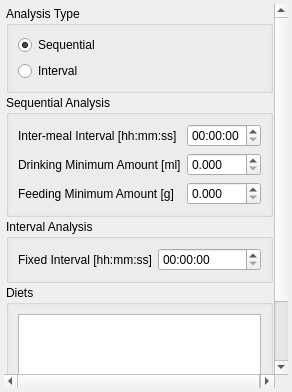
<?xml version="1.0" encoding="UTF-8"?>
<ui version="4.0">
 <author>Anton Rau</author>
 <class>SettingsWidget</class>
 <widget class="QWidget" name="SettingsWidget">
  <property name="geometry">
   <rect>
    <x>0</x>
    <y>0</y>
    <width>292</width>
    <height>392</height>
   </rect>
  </property>
  <layout class="QVBoxLayout" name="verticalLayout">
   <property name="spacing">
    <number>4</number>
   </property>
   <property name="leftMargin">
    <number>4</number>
   </property>
   <property name="topMargin">
    <number>4</number>
   </property>
   <property name="rightMargin">
    <number>4</number>
   </property>
   <property name="bottomMargin">
    <number>4</number>
   </property>
   <item>
    <widget class="QScrollArea" name="scrollArea">
     <property name="frameShape">
      <enum>QFrame::Shape::NoFrame</enum>
     </property>
     <property name="widgetResizable">
      <bool>true</bool>
     </property>
     <widget class="QWidget" name="scrollAreaWidgetContents">
      <property name="geometry">
       <rect>
        <x>0</x>
        <y>0</y>
        <width>277</width>
        <height>455</height>
       </rect>
      </property>
      <layout class="QVBoxLayout" name="verticalLayout_2">
       <property name="spacing">
        <number>2</number>
       </property>
       <property name="leftMargin">
        <number>2</number>
       </property>
       <property name="topMargin">
        <number>2</number>
       </property>
       <property name="rightMargin">
        <number>2</number>
       </property>
       <property name="bottomMargin">
        <number>2</number>
       </property>
       <item>
        <widget class="QGroupBox" name="groupBoxAnalysisType">
         <property name="title">
          <string>Analysis Type</string>
         </property>
         <layout class="QVBoxLayout" name="verticalLayout_3">
          <item>
           <widget class="QRadioButton" name="radioButtonSequentialType">
            <property name="text">
             <string>Sequential</string>
            </property>
            <property name="checked">
             <bool>true</bool>
            </property>
           </widget>
          </item>
          <item>
           <widget class="QRadioButton" name="radioButtonIntervalType">
            <property name="text">
             <string>Interval</string>
            </property>
           </widget>
          </item>
         </layout>
        </widget>
       </item>
       <item>
        <widget class="QGroupBox" name="groupBoxSequentialSettings">
         <property name="title">
          <string>Sequential Analysis</string>
         </property>
         <layout class="QFormLayout" name="formLayout">
          <item row="0" column="0">
           <widget class="QLabel" name="intermealIntervalLabel">
            <property name="text">
             <string>Inter-meal Interval [hh:mm:ss]</string>
            </property>
           </widget>
          </item>
          <item row="0" column="1">
           <widget class="QTimeEdit" name="intermealIntervalTimeEdit">
            <property name="displayFormat">
             <string>HH:mm:ss</string>
            </property>
           </widget>
          </item>
          <item row="1" column="0">
           <widget class="QLabel" name="drinkingMinimumAmountLabel">
            <property name="text">
             <string>Drinking Minimum Amount [ml]</string>
            </property>
           </widget>
          </item>
          <item row="1" column="1">
           <widget class="QDoubleSpinBox" name="drinkingMinimumAmountDoubleSpinBox">
            <property name="decimals">
             <number>3</number>
            </property>
            <property name="singleStep">
             <double>0.001000000000000</double>
            </property>
           </widget>
          </item>
          <item row="2" column="0">
           <widget class="QLabel" name="feedingMinimumAmountLabel">
            <property name="text">
             <string>Feeding Minimum Amount [g]</string>
            </property>
           </widget>
          </item>
          <item row="2" column="1">
           <widget class="QDoubleSpinBox" name="feedingMinimumAmountDoubleSpinBox">
            <property name="decimals">
             <number>3</number>
            </property>
            <property name="singleStep">
             <double>0.001000000000000</double>
            </property>
           </widget>
          </item>
         </layout>
        </widget>
       </item>
       <item>
        <widget class="QGroupBox" name="groupBoxIntervalSettings">
         <property name="title">
          <string>Interval Analysis</string>
         </property>
         <layout class="QFormLayout" name="formLayout_2">
          <item row="0" column="0">
           <widget class="QLabel" name="fixedIntervalLabel">
            <property name="text">
             <string>Fixed Interval [hh:mm:ss]</string>
            </property>
           </widget>
          </item>
          <item row="0" column="1">
           <widget class="QTimeEdit" name="fixedIntervalTimeEdit">
            <property name="displayFormat">
             <string>HH:mm:ss</string>
            </property>
           </widget>
          </item>
         </layout>
        </widget>
       </item>
       <item>
        <widget class="QGroupBox" name="groupBoxDiets">
         <property name="title">
          <string>Diets</string>
         </property>
         <layout class="QVBoxLayout" name="verticalLayout_4">
          <item>
           <widget class="QTableView" name="tableViewDiets">
            <attribute name="verticalHeaderDefaultSectionSize">
             <number>24</number>
            </attribute>
           </widget>
          </item>
          <item>
           <layout class="QHBoxLayout" name="horizontalLayout">
            <item>
             <widget class="QToolButton" name="toolButtonAddDiet">
              <property name="toolTip">
               <string>Add diet</string>
              </property>
              <property name="icon">
               <iconset resource="../../../../../../../resources/resources.qrc">
                <normaloff>:/icons/icons8-add-16.png</normaloff>:/icons/icons8-add-16.png</iconset>
              </property>
             </widget>
            </item>
            <item>
             <widget class="QToolButton" name="toolButtonDeleteDiet">
              <property name="toolTip">
               <string>Delete selected diet</string>
              </property>
              <property name="icon">
               <iconset resource="../../../../../../../resources/resources.qrc">
                <normaloff>:/icons/icons8-minus-16.png</normaloff>:/icons/icons8-minus-16.png</iconset>
              </property>
             </widget>
            </item>
            <item>
             <spacer name="horizontalSpacer">
              <property name="orientation">
               <enum>Qt::Orientation::Horizontal</enum>
              </property>
              <property name="sizeHint" stdset="0">
               <size>
                <width>40</width>
                <height>20</height>
               </size>
              </property>
             </spacer>
            </item>
           </layout>
          </item>
         </layout>
        </widget>
       </item>
       <item>
        <widget class="QPushButton" name="pushButtonResetSettings">
         <property name="text">
          <string>Reset Settings</string>
         </property>
        </widget>
       </item>
      </layout>
     </widget>
    </widget>
   </item>
  </layout>
 </widget>
 <resources>
  <include location="../../../../../../../resources/resources.qrc"/>
 </resources>
 <connections/>
</ui>
